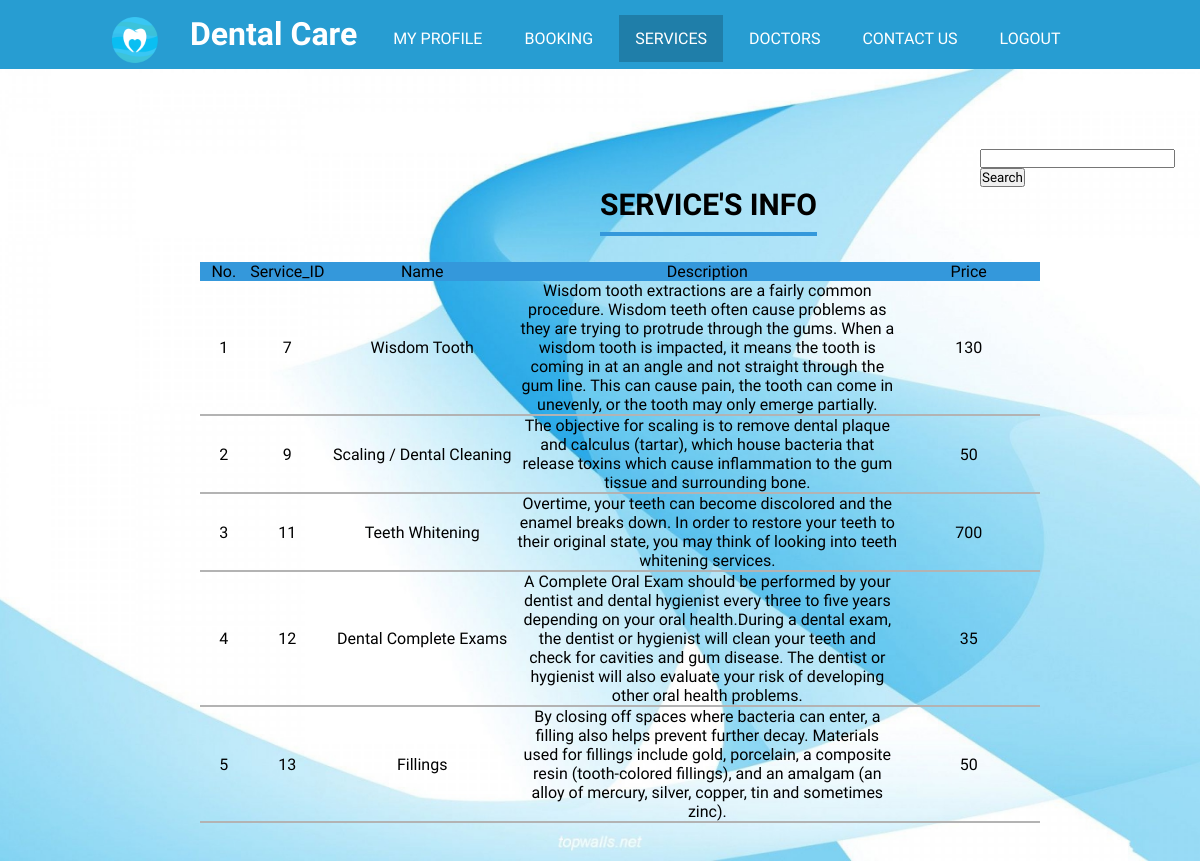
/services.php, run on the app's committed database.
### tables this page shows
CREATE TABLE `service` (
  `service_id` int(10) NOT NULL,
  `service_name` varchar(30) NOT NULL,
  `service_desc` varchar(500) NOT NULL,
  `service_price` int(10) NOT NULL
);

### services.php (the view, shortened to what this page needs)
<html>
<head>
<link rel="stylesheet" type="text/css" href="style.php"/>
</head>
<body>
<header>
<ul>
<li><img class='logo' src='picture/logo.png' width='50px' height='50px'></li>
<li><h1>Dental Care</h1></li>
<li><a href="main.php">MY PROFILE </a></li>
<li><a href="booking.php">BOOKING</a></li>
<li><a class="active" href="services.php">SERVICES</a></li>
<li><a href="doctors.php">DOCTORS</a></li>
<li><a href="contactm.php">CONTACT US</a></li>
<li><a href="logout.php"onClick="return confirm('Are You Sure?')">LOGOUT</a></li>
</ul>
</header>
<div class="content">
	<div class="search">
		<form method="GET" action="search.php">
		<input style="font-family: 'Kodchasan', sans-serif;" type="text" name="search" autofocus required>
		<input style="font-family: 'Kodchasan', sans-serif;" type="submit" value="Search">
		</form>
	</div>
<div class="up">
<h1>  Service's Info </h1>
	<table align="center" border="0" width="70%" cellpadding="5" cellspacing="0">
	<tr align="center">
		<td width="5%" style="background-color: #3498db;">No.</td>
		<td width="5%" style="background-color: #3498db;">Service_ID</td>
        <td width="20%" style="background-color: #3498db;">Name</td>
        <td width="40%"  style="background-color: #3498db;">Description</td>
		<td width="15%"  style="background-color: #3498db;">Price</td>
    </tr>
		<?php
			include ('connection.php');
			$sql = "SELECT * FROM service";
			$result=mysqli_query($conn,$sql);
			if($result == TRUE){
						$no = 0;
						while($row = mysqli_fetch_array($result)) {
		?>
	<tr class="row">
		<td style="border-bottom: 2px solid #b3b3b3;" align="center"><?php echo ++$no; ?></td>
		<td style="border-bottom: 2px solid #b3b3b3;" align="center"><?php echo $row['service_id']; ?></td>
        <td style="border-bottom: 2px solid #b3b3b3;" align="center"><?php echo $row['service_name'];?></td>
        <td style="border-bottom: 2px solid #b3b3b3;" align="center"><?php echo $row['service_desc'];?></td>
		 <td style="border-bottom: 2px solid #b3b3b3;" align="center"><?php echo $row['service_price'];?></td><br>
    </tr>
<?php
                    }
                  } else {
                    echo "0 Results";
                  }
                ?>
    </table>
</div>
<br><br>
</div>
</body>
</html>

### services.php (style rules this page uses)
.content { padding-top: 80px; background-image: url('picture/background.jpg'); background-size: cover; background-position:center; font-family: 'Kodchasan', sans-serif; }
.content h1 { display: inline-block; text-transform: uppercase; border-bottom: 4px solid #3498db; font-size: 30px; padding-bottom: 10px; margin-bottom: 0px; margin-left: 600px; }
.up table { margin-left: 200px; margin-top: -50px; }
.search form { margin-left: 980px; }

### data on the page
service: service_id "7", service_name "Wisdom Tooth", service_desc "Wisdom tooth extractions are a fairly common procedure. Wisdom teeth often cause problems as they are trying to protrude through the gums. When a wisdom tooth is impacted, it means the tooth is coming in at an angle and not straight through the gum line. This can cause pain, the tooth can come in unevenly, or the tooth may only emerge partially.", service_price "130"
service: service_id "9", service_name "Scaling / Dental Cleaning", service_desc "The objective for scaling is to remove dental plaque and calculus (tartar), which house bacteria that release toxins which cause inflammation to the gum tissue and surrounding bone.", service_price "50"
service: service_id "11", service_name "Teeth Whitening", service_desc "Overtime, your teeth can become discolored and the enamel breaks down. In order to restore your teeth to their original state, you may think of looking into teeth whitening services.", service_price "700"
service: service_id "12", service_name "Dental Complete Exams", service_desc "A Complete Oral Exam should be performed by your dentist and dental hygienist every three to five years depending on your oral health.During a dental exam, the dentist or hygienist will clean your teeth and check for cavities and gum disease. The dentist or hygienist will also evaluate your risk of developing other oral health problems.", service_price "35"
service: service_id "13", service_name "Fillings", service_desc "By closing off spaces where bacteria can enter, a filling also helps prevent further decay. Materials used for fillings include gold, porcelain, a composite resin (tooth-colored fillings), and an amalgam (an alloy of mercury, silver, copper, tin and sometimes zinc).", service_price "50"
